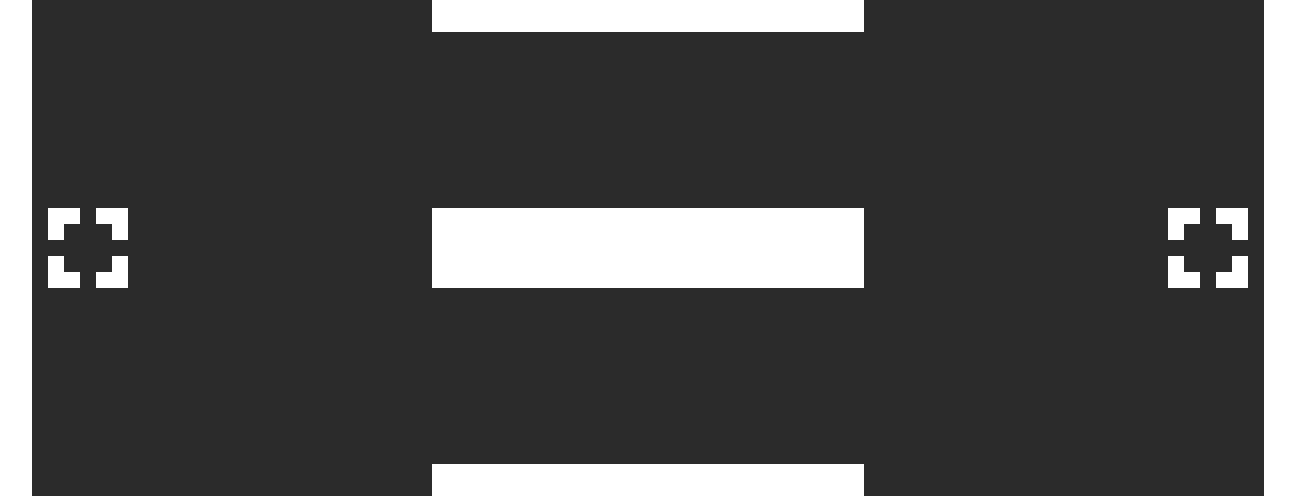

Rendered tile map (Tiled .tmx) drawn with the repository's tilesets; below, a short description and the map source with its tile grids summarised:
An orthogonal 81x31 tile map with 16x16 px tiles, 2 tile layers (floor, barrier).

<map version="1.0" orientation="orthogonal" renderorder="left-up" width="81" height="31" tilewidth="16" tileheight="16" nextobjectid="1">
 <tileset firstgid="1" name="barrier" tilewidth="16" tileheight="16">
  <image source="barrier.png" width="16" height="16" />
 </tileset>
 <layer name="floor" width="81" height="31" opacity="0.17">
  <data>[2511 cells, 2511 non-empty, 1 distinct tile ids]</data>
 </layer>
 <layer name="barrier" width="81" height="31">
  <data>[2511 cells, 391 non-empty, 1 distinct tile ids]</data>
 </layer>
</map>